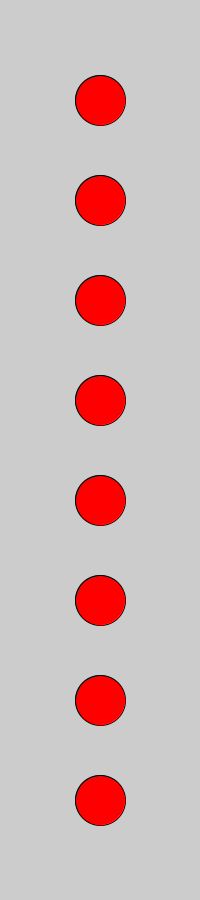
Frame 1 (no input)
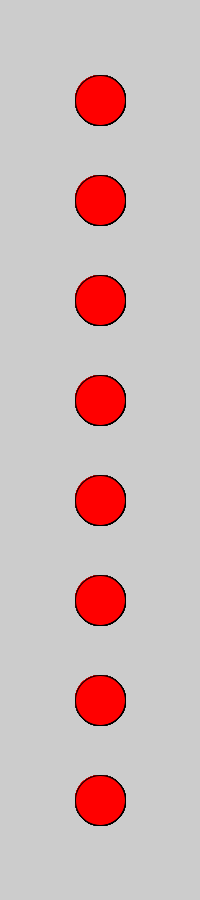
Frame 60 (the mouse pressed at the canvas centre just before this capture)
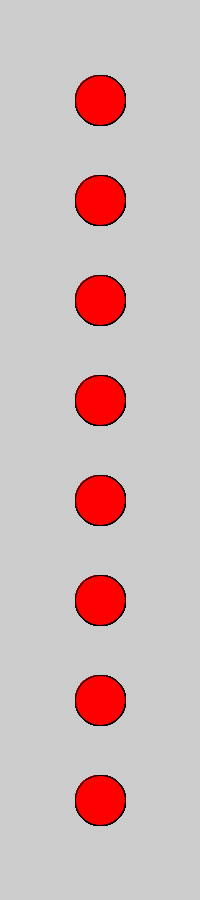
Frame 120 (the mouse held since frame 60 and released just before this capture)

The Processing sketch that drew these frames (run headless with seeded random() and noise(); from frame 60 on, the mouse is pressed at the canvas centre):

// Processing sketch: ColorButtonsStep1
// ── ColorButtonsStep1.pde
// create an array of vectors with 8 members in it
// they will contain x and y values for the button positions
PVector [] buttons = new PVector[8];
// set the radius of a button to be 50 pixels
int buttonRadius = 50;

void setup(){
  // create a tall and narrow window
  size(200, 900);
  // add a new vector into every slot in our array
  // the x position of the vectors will remain the same
  // the y position will increase for every new vector in increments of 100
  for(int i = 0; i < buttons.length; i++){
    buttons[i] = new PVector(100, 100*(i+1));
  }
}

void draw(){
  // set the fill to be red, corresponding to the LED color
  fill(255, 0, 0);
  // for every memeber of the array 'buttons' represented as 'button'
  for(PVector button : buttons){
    // draw an ellipse in a corresponding position using the radius values
    ellipse(button.x, button.y, buttonRadius, buttonRadius);
  }
}
